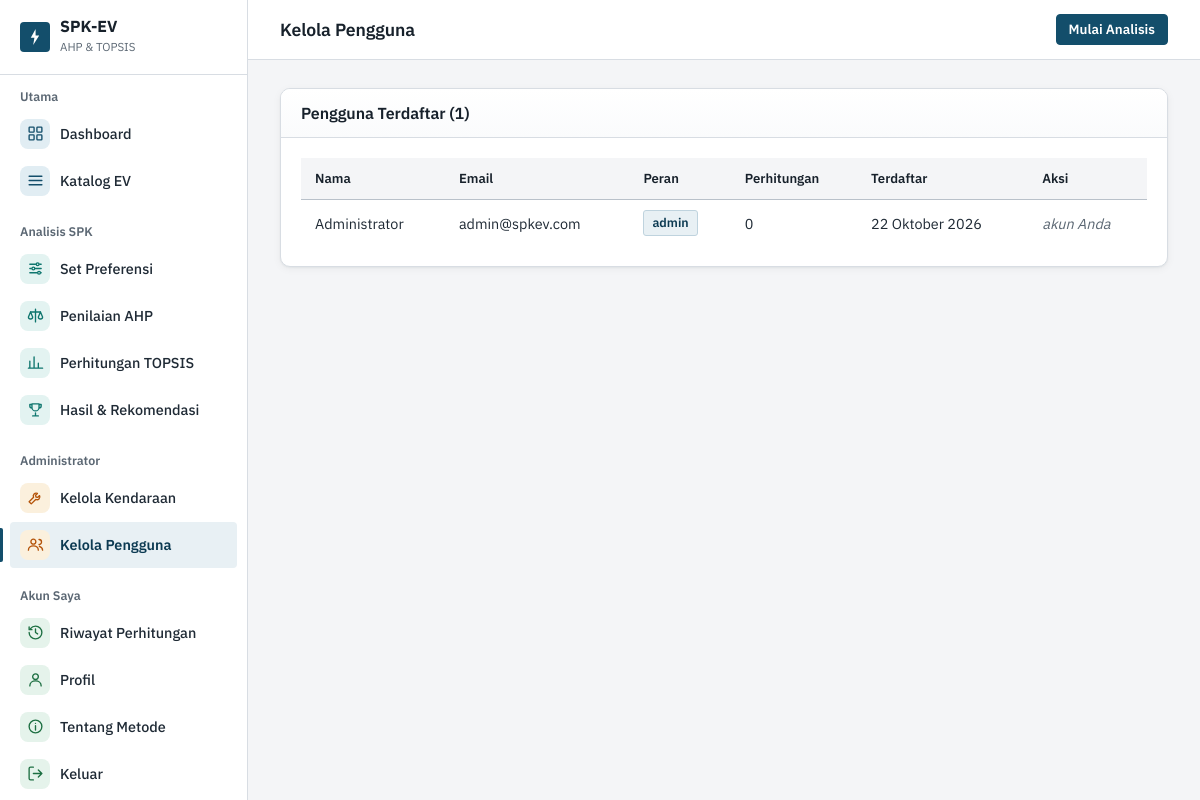
/pages/admin_user.php (signed in), run on the app's committed database.
### tables this page shows
CREATE TABLE IF NOT EXISTS users (
    id          INT AUTO_INCREMENT PRIMARY KEY,
    nama        VARCHAR(100) NOT NULL,
    email       VARCHAR(150) UNIQUE NOT NULL,
    password    VARCHAR(255) NOT NULL,
    role        ENUM('user','admin') DEFAULT 'user',
    created_at  TIMESTAMP DEFAULT CURRENT_TIMESTAMP
);

### includes/functions.php (called while the page is built, shortened)
<?php
function clean($val) {
    return htmlspecialchars(trim((string)$val), ENT_QUOTES, 'UTF-8');
}
function fetchAll($sql, $params = [], $types = '') {
    $conn = db();
    if (empty($params)) {
        $res = $conn->query($sql);
        return $res ? $res->fetch_all(MYSQLI_ASSOC) : [];
    }
    $stmt = $conn->prepare($sql);
    $stmt->bind_param($types, ...$params);
    $stmt->execute();
    return $stmt->get_result()->fetch_all(MYSQLI_ASSOC);
}
function tglIndonesia($datetime) {
    $bulan = ['', 'Januari','Februari','Maret','April','Mei','Juni',
              'Juli','Agustus','September','Oktober','November','Desember'];
    $ts = strtotime($datetime);
    return date('d', $ts) . ' ' . $bulan[(int)date('m', $ts)] . ' ' . date('Y', $ts);
}
?>

### pages/admin_user.php (the view, shortened to what this page needs)
<?php
require_once __DIR__ . '/../includes/functions.php';
$meId      = (int)$_SESSION['user_id'];
$users = fetchAll("SELECT u.id, u.nama, u.email, u.role, u.created_at,
                          (SELECT COUNT(*) FROM history_perhitungan h WHERE h.user_id = u.id) AS jml_hitung
                   FROM users u ORDER BY u.created_at DESC");
include __DIR__ . '/../includes/header.php';
include __DIR__ . '/../includes/navbar.php';
?>
<div class="card fade-up">
  <div class="card-header"><h3>Pengguna Terdaftar (<?= count($users) ?>)</h3></div>
  <div class="card-body">
    <div class="table-wrap">
      <table>
        <thead><tr><th>Nama</th><th>Email</th><th>Peran</th><th>Perhitungan</th><th>Terdaftar</th><th>Aksi</th></tr></thead>
        <tbody>
        <?php foreach ($users as $u): ?>
          <tr>
            <td><?= clean($u['nama']) ?></td><td><?= clean($u['email']) ?></td>
            <td><span class="badge <?= $u['role'] === 'admin' ? 'badge-blue' : 'badge-green' ?>"><?= clean($u['role']) ?></span></td>
            <td><?= (int)$u['jml_hitung'] ?></td><td><?= tglIndonesia($u['created_at']) ?></td>
            <td style="white-space:nowrap">
              <?php if ((int)$u['id'] !== $meId): ?>
              <form method="POST" style="display:inline"><?= csrf_field() ?>
                <input type="hidden" name="aksi" value="role"><input type="hidden" name="id" value="<?= (int)$u['id'] ?>">
                <button class="btn btn-outline btn-sm" type="submit"><?= $u['role'] === 'admin' ? 'Jadikan User' : 'Jadikan Admin' ?></button></form>
              <form method="POST" style="display:inline" onsubmit="return confirm('Hapus pengguna ini beserta riwayatnya?')"><?= csrf_field() ?>
                <input type="hidden" name="aksi" value="hapus"><input type="hidden" name="id" value="<?= (int)$u['id'] ?>">
                <button class="btn btn-danger btn-sm" type="submit">Hapus</button></form>
              <?php else: ?><em style="color:var(--text-muted)">akun Anda</em><?php endif; ?>
            </td>
          </tr>
        <?php endforeach; ?>
        </tbody>
      </table>
    </div>
  </div>
</div>
<?php include __DIR__ . '/../includes/footer.php'; ?>

### assets/css/style.css (style rules this page uses)
:root { --primary: #134E6B; --primary-dark: #0C3A52; --primary-light: #E8F0F4; --secondary: #17212B; --accent: #9A5B0B; --danger: #B3261E; --info: #134E6B; --warning: #9A5B0B; --success: #1D6F42; --bg: #F4F5F7; --card: #FFFFFF; --text: #1F2A35; --text-muted: #5B6773; --border: #D8DDE3; --border-strong: #B9C1CA; --sidebar-w: 248px; --radius: 6px; --radius-sm: 4px; --shadow: none; --shadow-md: 0 2px 8px rgba(23,33,43,0.08); --shadow-lg: 0 8px 24px rgba(23,33,43,0.12); --transition: background-color .15s ease, border-color .15s ease, color .15s ease; }
*, *::before, *::after { margin:0; padding:0; box-sizing:border-box; }
html { -webkit-text-size-adjust: 100%; }
body { font-family: 'IBM Plex Sans', 'Segoe UI', system-ui, -apple-system, Arial, sans-serif; background: var(--bg); color: var(--text); line-height: 1.6; font-size: 15px; font-variant-numeric: tabular-nums; -webkit-font-smoothing: antialiased; }
h1, h2, h3, h4 { line-height: 1.25; letter-spacing: -0.005em; }
.card { background: var(--card); border: 1px solid var(--border); border-radius: var(--radius); overflow: hidden; }
.card-header { padding: 14px 20px; border-bottom: 1px solid var(--border); display: flex; align-items: center; justify-content: space-between; gap: 12px; }
.card-header h3 { font-size: 1rem; font-weight: 600; color: var(--secondary); }
.card-body { padding: 20px; }
.table-wrap { overflow-x: auto; }
table { width: 100%; border-collapse: collapse; font-size: .9rem; }
thead th { background: var(--bg); padding: 10px 14px; text-align: left; font-size: .82rem; font-weight: 600; color: var(--secondary); border-bottom: 1px solid var(--border-strong); white-space: nowrap; }
tbody td { padding: 10px 14px; border-bottom: 1px solid var(--border); color: var(--text); vertical-align: middle; }
tbody tr:last-child td { border-bottom: none; }
.badge { display: inline-flex; align-items: center; padding: 2px 8px; border-radius: 3px; font-size: .78rem; font-weight: 600; white-space: nowrap; border: 1px solid transparent; }
.badge-blue { background: var(--primary-light); color: var(--primary-dark); border-color: #BFD3DE; }
.fade-up, .fade-up-d1, .fade-up-d2, .fade-up-d3 { animation: none; }
:root { --teal: #0F766E; --teal-bg: #E3F3F1; --amber: #B45309; --amber-bg: #FBF0DD; --green: #1D6F42; --green-bg: #E5F3EB; --blue: #134E6B; --blue-bg: #E1EDF3; --shadow-card: 0 1px 2px rgba(23,33,43,.05), 0 2px 8px rgba(23,33,43,.05); }
.card, .filter-bar { box-shadow: var(--shadow-card); border-radius: 10px; }
.card-header { background: linear-gradient(#fff, #FAFBFC); }
.card-header h3 { display: flex; align-items: center; gap: 8px; }

### data on the page
users: nama "Administrator", email "admin@spkev.com", role "admin", jml_hitung "0", created_at "22 Oktober 2026", shows "akun Anda"

### other printed values
$pageTitle "Kelola Pengguna"
count($users) "1"
